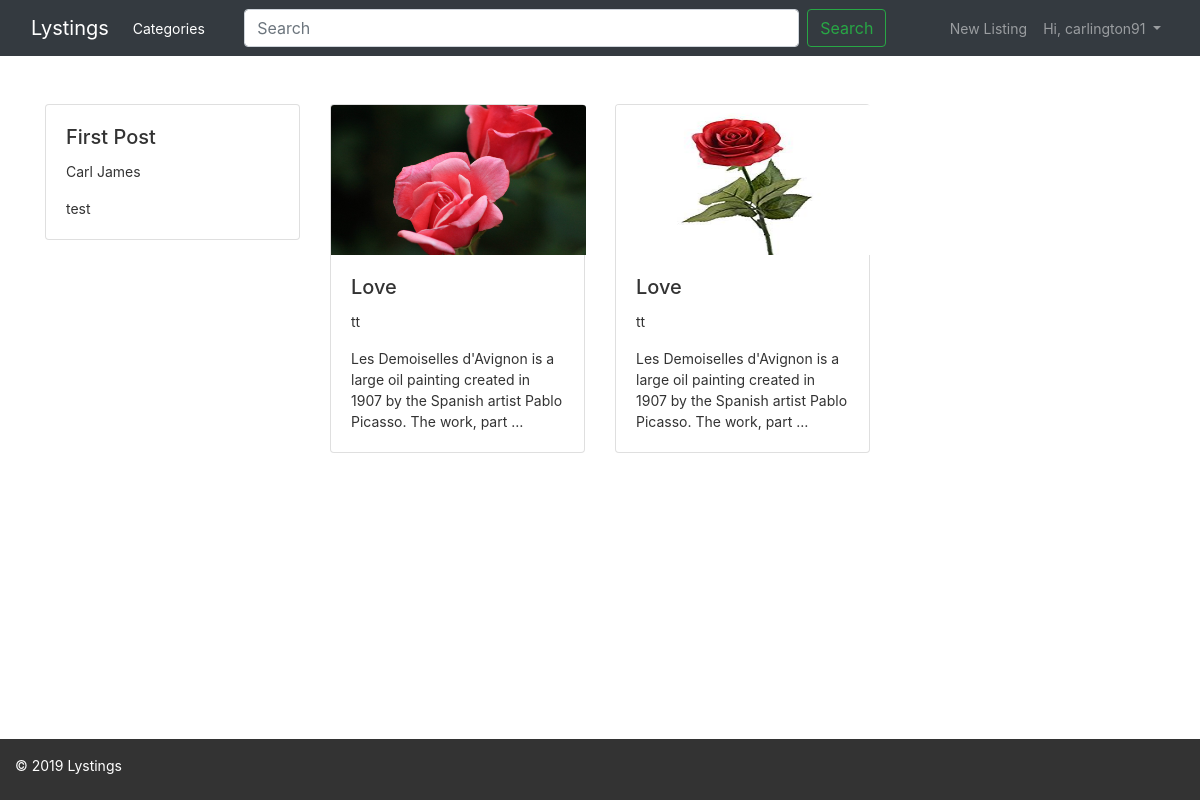
Screenshot of / (signed in) with the database file from the repository.
### users/models.py (models this page shows)
class CustomUser(AbstractUser):
    def full_name(self):
        if self.first_name == '' and self.last_name == '':
            return self.username
        else:
            return f'{self.first_name} {self.last_name}'
    def __str__(self):
        return self.full_name()

### items/models.py (models this page shows, shortened)
class PostItem(models.Model):
    title = models.CharField(max_length=200)
    slug = models.SlugField()
    short_description = models.CharField(max_length=250)
    description = models.TextField()
    post_image = models.ImageField(
        upload_to='uploads', blank=True, null=True, default='default.jpg')
    pub_date = models.DateTimeField(auto_now_add=True)
    updated_at = models.DateTimeField(auto_now=True)
    post_category = models.ForeignKey(Category, on_delete=models.CASCADE)
    user_post = models.ForeignKey(CustomUser, on_delete=models.CASCADE)
    class Meta:
        verbose_name = 'List Item'

### items/views.py (the view)
# urls.py: path('', PostItemListView.as_view(), name='home'),
class PostItemListView(ListView):
    model = PostItem
    template_name = 'items/index.html'

### templates/items/index.html (shortened to what this page needs)
{% extends 'base.html' %}
{% load staticfiles %}
{% block content%}
<div class="content">
  <div class="row">
    {% for item in object_list %}
    <a href="{% url 'list-detail' item.pk %}">
      <div class="items col-md-3">
        <div class="card">
          {%if item.post_image %}
          <img src="{{item.post_image.url}}" class="card-img-top item-img" alt="{{item.title}}">
          {% endif %}
          <div class="card-body">
            <h5 class="card-title">{{item.title}}</h5>
            <p class="card-text">{{item.user_post}}</p>
            <p class="card-text">{{item.description|truncatewords:20}}</p>
          </div>
        </div>
    </a>
  </div>
  {% endfor %}
{% endblock content%}

### templates/base.html (shortened to what this page needs)
{% load staticfiles %}
<!DOCTYPE html>
<html lang="en">
<head>
  <link rel="stylesheet" href="{% static 'css/bootstrap-min.css'%}">
  <link rel="stylesheet" href="{% static 'css/style.css'%}">
</head>
<body>
  <header>
    <nav class="navbar navbar-expand-lg navbar-dark bg-dark">
      <div class="container-fluid">
        <a class="navbar-brand" href="{% url 'home' %}">Lystings</a>
        <div class="collapse navbar-collapse" id="navbarSupportedContent">
          <ul class="navbar-nav mr-auto">
            <li class="nav-item active">
              <a class="nav-link" href="#">Categories</a>
            </li>
          </ul>
          <form class="form-inline my-2 col-sm-8 my-lg-0">
            <input class="form-control col-sm-10 mr-sm-2" type="search" placeholder="Search" aria-label="Search">
            <button class="btn btn-outline-success my-2 my-sm-0" type="submit">Search</button>
          </form>
          <ul class="navbar-nav ml-auto">
            {% if user.is_authenticated %}
            <li class="nav-item">
              <a class="nav-link" href="{%url 'new-listing'%}">New Listing</a>
            </li>
            <li class="nav-item dropdown">
              <a class="nav-link dropdown-toggle" href="#" id="navbarDropdown" role="button" data-toggle="dropdown"
                aria-haspopup="true" aria-expanded="false">
                Hi, {{user.username}}
              </a>
            </li>
            {% endif %}
          </ul>
        </div>
      </div>
    </nav>
  </header>
  <main>
    <div class="container">
      {% block content%}{% endblock content%}
  </main>
  <footer class="footer">
    <div class="container-fluid">
      <p class="copyright">&copy; 2019 Lystings</p>
    </div>
  </footer>
</body>
</html>

### static/css/style.css (style rules this page uses)
body { display: flex; flex-direction: column; min-height: 100vh; font-size: 14px; }
a, a:hover { color: #333; text-decoration: none; }
main { flex: 1; }
.content { padding: 3rem 0; }
.footer { padding: 1rem 0 .5rem; background-color: #333; color: #fff; }
.item-img { width: 255px; height: 150px; }

### rows the page displays
CustomUser: username "carlington91"
PostItem: title "First Post", user_post "Carl James", description "test"
PostItem: post_image (picture), title "Love", user_post "tt", description "Les Demoiselles d'Avignon is a large oil painting created in 1907 by the Spanish artist Pablo Picasso. The work, part …"
PostItem: post_image (picture), title "Love", user_post "tt", description "Les Demoiselles d'Avignon is a large oil painting created in 1907 by the Spanish artist Pablo Picasso. The work, part …"
